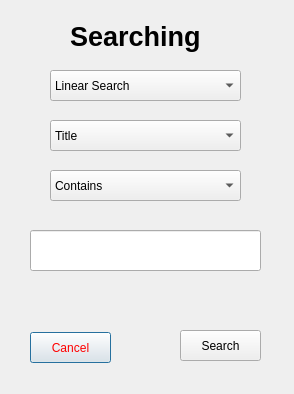
<?xml version="1.0" encoding="UTF-8"?>
<ui version="4.0">
 <class>Search</class>
 <widget class="QDialog" name="Search">
  <property name="geometry">
   <rect>
    <x>0</x>
    <y>0</y>
    <width>294</width>
    <height>394</height>
   </rect>
  </property>
  <property name="windowTitle">
   <string>Dialog</string>
  </property>
  <widget class="QLabel" name="page_title">
   <property name="geometry">
    <rect>
     <x>70</x>
     <y>20</y>
     <width>141</width>
     <height>33</height>
    </rect>
   </property>
   <property name="font">
    <font>
     <family>Tahoma</family>
     <pointsize>20</pointsize>
     <weight>75</weight>
     <bold>true</bold>
    </font>
   </property>
   <property name="text">
    <string>Searching </string>
   </property>
  </widget>
  <widget class="QComboBox" name="cb_Search">
   <property name="geometry">
    <rect>
     <x>50</x>
     <y>70</y>
     <width>191</width>
     <height>31</height>
    </rect>
   </property>
   <property name="styleSheet">
    <string notr="true">font: 12pt &quot;MS Shell Dlg 2&quot;;</string>
   </property>
   <item>
    <property name="text">
     <string>Linear Search</string>
    </property>
   </item>
   <item>
    <property name="text">
     <string>Binary Search</string>
    </property>
   </item>
   <item>
    <property name="text">
     <string>Jump Search</string>
    </property>
   </item>
  </widget>
  <widget class="QComboBox" name="cb_Column">
   <property name="geometry">
    <rect>
     <x>50</x>
     <y>120</y>
     <width>191</width>
     <height>31</height>
    </rect>
   </property>
   <property name="styleSheet">
    <string notr="true">font: 12pt &quot;MS Shell Dlg 2&quot;;</string>
   </property>
   <item>
    <property name="text">
     <string>Title</string>
    </property>
   </item>
   <item>
    <property name="text">
     <string>Author</string>
    </property>
   </item>
   <item>
    <property name="text">
     <string>Price</string>
    </property>
   </item>
   <item>
    <property name="text">
     <string>Words</string>
    </property>
   </item>
   <item>
    <property name="text">
     <string>Language</string>
    </property>
   </item>
   <item>
    <property name="text">
     <string>Category</string>
    </property>
   </item>
   <item>
    <property name="text">
     <string>Publish</string>
    </property>
   </item>
   <item>
    <property name="text">
     <string>ISBN</string>
    </property>
   </item>
  </widget>
  <widget class="QComboBox" name="cb_Filter">
   <property name="geometry">
    <rect>
     <x>50</x>
     <y>170</y>
     <width>191</width>
     <height>31</height>
    </rect>
   </property>
   <property name="styleSheet">
    <string notr="true">font: 12pt &quot;MS Shell Dlg 2&quot;;</string>
   </property>
   <item>
    <property name="text">
     <string>Contains</string>
    </property>
   </item>
   <item>
    <property name="text">
     <string>Not Contains</string>
    </property>
   </item>
   <item>
    <property name="text">
     <string>is equal to</string>
    </property>
   </item>
   <item>
    <property name="text">
     <string>Is not equal to</string>
    </property>
   </item>
   <item>
    <property name="text">
     <string>Starts with</string>
    </property>
   </item>
   <item>
    <property name="text">
     <string>Ends with</string>
    </property>
   </item>
   <item>
    <property name="text">
     <string>Is empty</string>
    </property>
   </item>
   <item>
    <property name="text">
     <string>Is not empty</string>
    </property>
   </item>
  </widget>
  <widget class="QLineEdit" name="input">
   <property name="geometry">
    <rect>
     <x>30</x>
     <y>230</y>
     <width>231</width>
     <height>41</height>
    </rect>
   </property>
  </widget>
  <widget class="QPushButton" name="btn_Cancel">
   <property name="geometry">
    <rect>
     <x>30</x>
     <y>332</y>
     <width>81</width>
     <height>31</height>
    </rect>
   </property>
   <property name="styleSheet">
    <string notr="true">font: 75 10pt &quot;MS Shell Dlg 2&quot;;
color: rgb(255, 0, 0);</string>
   </property>
   <property name="text">
    <string>Cancel</string>
   </property>
  </widget>
  <widget class="QPushButton" name="btn_Search">
   <property name="geometry">
    <rect>
     <x>180</x>
     <y>330</y>
     <width>81</width>
     <height>31</height>
    </rect>
   </property>
   <property name="styleSheet">
    <string notr="true">font: 75 10pt &quot;MS Shell Dlg 2&quot;;</string>
   </property>
   <property name="text">
    <string>Search</string>
   </property>
  </widget>
 </widget>
 <resources/>
 <connections/>
</ui>
